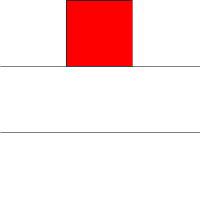
Frame 1 (no input)
Frame 60 (the mouse pressed at the canvas centre just before this capture): identical to frame 1, image omitted
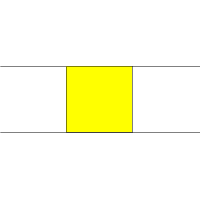
Frame 120 (the mouse held since frame 60 and released just before this capture)

The Processing sketch that drew these frames (run headless with seeded random() and noise(); from frame 60 on, the mouse is pressed at the canvas centre):

// Processing sketch: processing_186145
// ── processing_186145.pde

//Nick Kreuter
//DMS 110
//Hw 4
//2.2.15

int y;
float r,g,b,rd;

void setup(){
  //executed only once
  size(200,200);//Block size
  frameRate(45);// frames per second (speed)
}

void draw(){ 
  //executed every frame
  background(255);
  strokeWeight(.5);
  stroke(0);
  line(0,height/3,width,height/3);
  line(0,height/3*2,width,height/3*2);
 
  fill(255,0,0);//color of small box
 if(mouseY < height/3){
   fill(255,0,0);
  rect(width/3,0,width/3,height/3);
 } else if(mouseY < height*2/3 && mouseY >height/3){
   fill(255,255,0);
   rect(width/3,height/3,width/3,height/3);
}else if(mouseY < height && mouseY > height*2/3){
  fill(0,255,0);
  rect(width/3,height/3*2,width/3,height/3);
}
}
 void keyPressed(){
   r = random(255);
   g = random(255);
   b = random(255);
   rd = 5;
}
